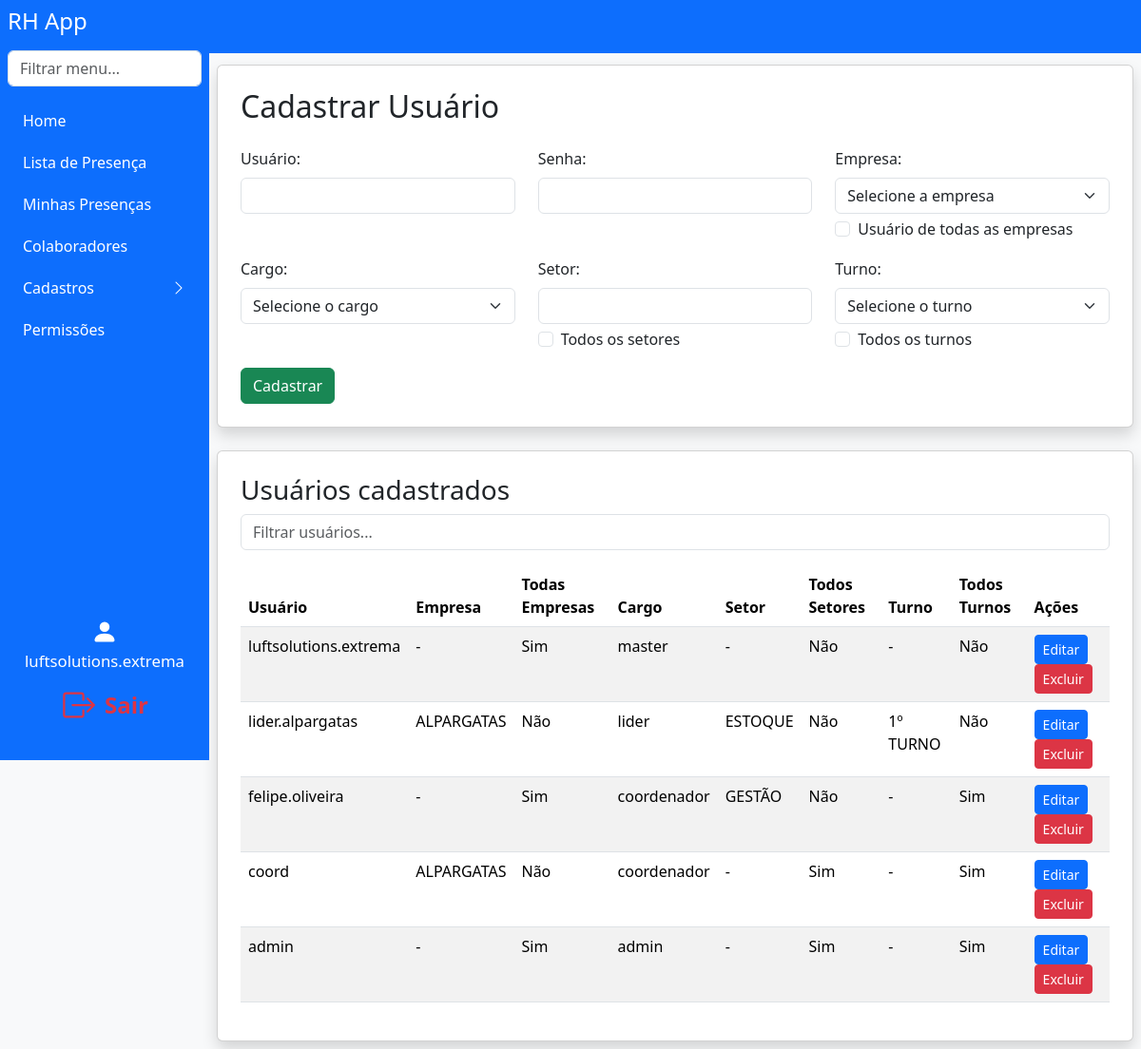
Page /register_person (signed in) on the committed database.
### models.py (models this page shows)
class User(db.Model):
    id = db.Column(db.Integer, primary_key=True)
    username = db.Column(db.String(150), unique=True, nullable=False)
    password = db.Column(db.String(150), nullable=False)
    company_id = db.Column(db.Integer, db.ForeignKey('company.id'), nullable=True)
    role = db.Column(db.String(50), nullable=False, default='user')
    all_companies = db.Column(db.Boolean, default=False)
    setor = db.Column(db.String(100), nullable=True)
    turno = db.Column(db.String(50), nullable=True)
    all_setores = db.Column(db.Boolean, default=False)
    all_turnos = db.Column(db.Boolean, default=False)
    setor_id = db.Column(db.Integer, db.ForeignKey('setor.id'))
    setor = db.relationship('Setor')

class Company(db.Model):
    id = db.Column(db.Integer, primary_key=True)
    name = db.Column(db.String(150), unique=True, nullable=False)
    users = db.relationship('User', backref='company', lazy=True)

class Setor(db.Model):
    id = db.Column(db.Integer, primary_key=True)
    nome = db.Column(db.String(100), unique=True, nullable=False)

### app.py (the view, shortened to what this page needs)
@app.route('/register_person', methods=['GET', 'POST'])
def register_person():
    if g.user is None:
        return redirect(url_for('login'))
    if not has_permission(g.user, 'can_access_register_person'):
        flash('Sem acesso. Entre em contato: analiseoperacional.extrema@luftsolutions.com.br')
        return redirect(url_for('index'))
    companies = Company.query.all()
    users = User.query.all()
    return render_template('register_person.html', user=g.user, companies=companies, users=users)

### app.py (called while the page is built)
@app.before_request
def load_logged_in_user():
    user_id = session.get('user_id')
    g.user = None
    if user_id is not None:
        g.user = User.query.get(user_id)

def has_permission(user, perm_field):
    if user.role == 'master' or user.username == MASTER_USER:
        return True
    perm = Permission.query.filter_by(role=user.role).first()
    return getattr(perm, perm_field, False) if perm else False

### templates/register_person.html (shortened to what this page needs)
<!DOCTYPE html>
<html lang="pt-br">
<head>
    <link href="https://cdn.jsdelivr.net/npm/bootstrap@5.3.3/dist/css/bootstrap.min.css" rel="stylesheet">
</head>
<body class="bg-light">
{% extends "navbar.html" %}
{% block content %}
<div class="card shadow p-4 mb-4">
    <h2 class="mb-4">Cadastrar Usuário</h2>
    <form method="POST">
        <div class="row">
            <div class="col-md-4 mb-3">
                <label for="username" class="form-label">Usuário:</label>
                <input type="text" id="username" name="username" class="form-control" required>
            </div>
            <div class="col-md-4 mb-3">
                <label for="password" class="form-label">Senha:</label>
                <input type="password" id="password" name="password" class="form-control" required>
            </div>
            <div class="col-md-4 mb-3">
                <label for="company" class="form-label">Empresa:</label>
                <select id="company" name="company" class="form-select">
                    <option value="">Selecione a empresa</option>
                </select>
                <div class="form-check mt-1">
                    <input class="form-check-input" type="checkbox" value="1" id="all_companies" name="all_companies">
                    <label class="form-check-label" for="all_companies">
                        Usuário de todas as empresas
                    </label>
                </div>
            </div>
            <div class="col-md-4 mb-3">
                <label for="role" class="form-label">Cargo:</label>
                <select id="role" name="role" class="form-select" required>
                    <option value="">Selecione o cargo</option>
                </select>
            </div>
            <div class="col-md-4 mb-3">
                <label for="setor" class="form-label">Setor:</label>
                <input type="text" id="setor" name="setor" class="form-control">
                <div class="form-check mt-1">
                    <input class="form-check-input" type="checkbox" value="1" id="all_setores" name="all_setores">
                    <label class="form-check-label" for="all_setores">
                        Todos os setores
                    </label>
                </div>
            </div>
            <div class="col-md-4 mb-3">
                <label for="turno" class="form-label">Turno:</label>
                <select id="turno" name="turno" class="form-select">
                    <option value="">Selecione o turno</option>
                </select>
                <div class="form-check mt-1">
                    <input class="form-check-input" type="checkbox" value="1" id="all_turnos" name="all_turnos">
                    <label class="form-check-label" for="all_turnos">
                        Todos os turnos
                    </label>
                </div>
            </div>
        </div>
        <button type="submit" class="btn btn-success">Cadastrar</button>
    </form>
</div>
<div class="card shadow p-4">
    <h3>Usuários cadastrados</h3>
    <div class="mb-3">
        <input type="text" class="form-control" id="filtroUsuario" placeholder="Filtrar usuários...">
    </div>
    <table class="table table-striped" id="tabelaUsuarios">
        <thead>
            <tr>
                <th>Usuário</th>
                <th>Empresa</th>
                <th>Todas Empresas</th>
                <th>Cargo</th>
                <th>Setor</th>
                <th>Todos Setores</th>
                <th>Turno</th>
                <th>Todos Turnos</th>
                <th>Ações</th>
            </tr>
        </thead>
        <tbody>
            {% for u in users %}
            <tr>
                <td>{{ u.username }}</td>
                <td>{{ u.company.name if u.company else '-' }}</td>
                <td>{{ 'Sim' if u.all_companies else 'Não' }}</td>
                <td>{{ u.role }}</td>
                <td>{{ u.setor.nome if u.setor else '-' }}</td>
                <td>{{ 'Sim' if u.all_setores else 'Não' }}</td>
                <td>{{ u.turno or '-' }}</td>
                <td>{{ 'Sim' if u.all_turnos else 'Não' }}</td>
                <td>
                    <a href="{{ url_for('edit_user', user_id=u.id) }}" class="btn btn-sm btn-primary">Editar</a>
                    <a href="{{ url_for('delete_user', user_id=u.id) }}" class="btn btn-sm btn-danger" onclick="return confirm('Tem certeza?')">Excluir</a>
                </td>
            </tr>
            {% endfor %}
        </tbody>
    </table>
</div>
{% endblock %}

### templates/navbar.html (shortened to what this page needs)
<nav class="navbar navbar-expand-lg navbar-dark bg-primary">
  <div class="container-fluid">
    <a class="navbar-brand" href="{{ url_for('index') }}">AppRH</a>
  </div>
</nav>
      {% set pode_cadastro = (
        has_permission(user, 'can_access_register_person') or
        has_permission(user, 'can_access_register_company') or
        has_permission(user, 'can_access_register_sector')
      ) %}
<div class="d-flex">
  <nav class="sidebar bg-primary text-white p-2 d-flex flex-column"
       style="width: 220px; min-width: 220px; max-width: 220px; height: 100vh; position: fixed; left: 0; top: 0; bottom: 0; z-index: 1040; overflow-y: auto;">
    <h4 class="mb-3">RH App</h4>
    <input class="form-control mb-3" type="text" id="menuSearch" placeholder="Filtrar menu...">
    <ul class="nav flex-column" id="sidebarMenu">
      {% if user and has_permission(user, 'can_access_index') %}
      <li class="nav-item mb-1">
        <a class="nav-link text-white" href="{{ url_for('index') }}">Home</a>
      </li>
      {% endif %}
      {% if user and has_permission(user, 'can_access_lista_presenca') %}
      <li class="nav-item mb-1">
        <a class="nav-link text-white" href="{{ url_for('lista_presenca') }}">Lista de Presença</a>
      </li>
      <li class="nav-item mb-1">
        <a class="nav-link text-white" href="{{ url_for('minhas_presencas') }}">Minhas Presenças</a>
      </li>
      {% endif %}
      {% if user and has_permission(user, 'can_access_colaboradores') %}
      <li class="nav-item mb-1">
        <a class="nav-link text-white" href="{{ url_for('colaboradores') }}">Colaboradores</a>
      </li>
      {% endif %}
      {% set pode_cadastro = (
        has_permission(user, 'can_access_register_person') or
        has_permission(user, 'can_access_register_company') or
        has_permission(user, 'can_access_register_sector')
      ) %}
      {% if user and pode_cadastro %}
      <li class="nav-item mb-1">
        <a class="nav-link text-white d-flex justify-content-between align-items-center"
           data-bs-toggle="collapse"
           href="#cadastrosCollapse"
           role="button"
           aria-expanded="false"
           aria-controls="cadastrosCollapse"
           id="cadastrosToggle">
          Cadastros
          <span id="cadastrosIcon" class="bi bi-chevron-right"></span>
        </a>
      </li>
      {% endif %}
      {% if user and (user.role == 'admin' or user.role == 'master' or user.username == 'luftsolutions.extrema') %}
      <li class="nav-item mb-1">
        <a class="nav-link text-white" href="{{ url_for('permissions') }}">Permissões</a>
      </li>
      {% endif %}
    </ul>
    <div class="mt-auto d-flex flex-column justify-content-end align-items-center"
         style="height: 180px; width: 100%; padding-bottom: 24px;">
      {% if user %}
        <div class="mb-2 w-100 d-flex align-items-center justify-content-center flex-column">
          <span class="mb-1" style="font-size: 1.1rem;">
            <svg xmlns="http://www.w3.org/2000/svg" width="28" height="28" fill="#fff" class="bi bi-person-fill" viewBox="0 0 16 16" style="vertical-align:middle;">
              <path d="M3 14s-1 0-1-1 1-4 6-4 6 3 6 4-1 1-1 1H3zm5-6a3 3 0 1 0 0-6 3 3 0 0 0 0 6z"/>
            </svg>
          </span>
          <span style="font-size: 1.05rem;">{{ user.username }}</span>
        </div>
        <a href="{{ url_for('logout') }}" title="Sair"
           class="btn btn-lg w-100 d-flex align-items-center justify-content-center"
           style="background: none; border: none; color: #dc3545; font-size: 1.5rem;">
          <span style="color:#dc3545; font-weight:600;">Sair</span>
        </a>
      {% endif %}
    </div>
  </nav>
  <div class="flex-grow-1" style="min-height: 100vh; padding: 12px 8px 8px 8px; margin-left: 220px;">
    {% block content %}{% endblock %}
  </div>
</div>
<link rel="stylesheet" href="https://cdn.jsdelivr.net/npm/bootstrap-icons@1.11.3/font/bootstrap-icons.min.css">

### rows in the picture
User: username "luftsolutions.extrema", company "-", all_companies "Sim", role "master", setor "-", all_setores "Não", turno "-", all_turnos "Não"
User: username "lider.alpargatas", company "ALPARGATAS", all_companies "Não", role "lider", setor "ESTOQUE", all_setores "Não", turno "1º TURNO", all_turnos "Não"
User: username "felipe.oliveira", company "-", all_companies "Sim", role "coordenador", setor "GESTÃO", all_setores "Não", turno "-", all_turnos "Sim"
User: username "coord", company "ALPARGATAS", all_companies "Não", role "coordenador", setor "-", all_setores "Sim", turno "-", all_turnos "Sim"
User: username "admin", company "-", all_companies "Sim", role "admin", setor "-", all_setores "Sim", turno "-", all_turnos "Sim"
